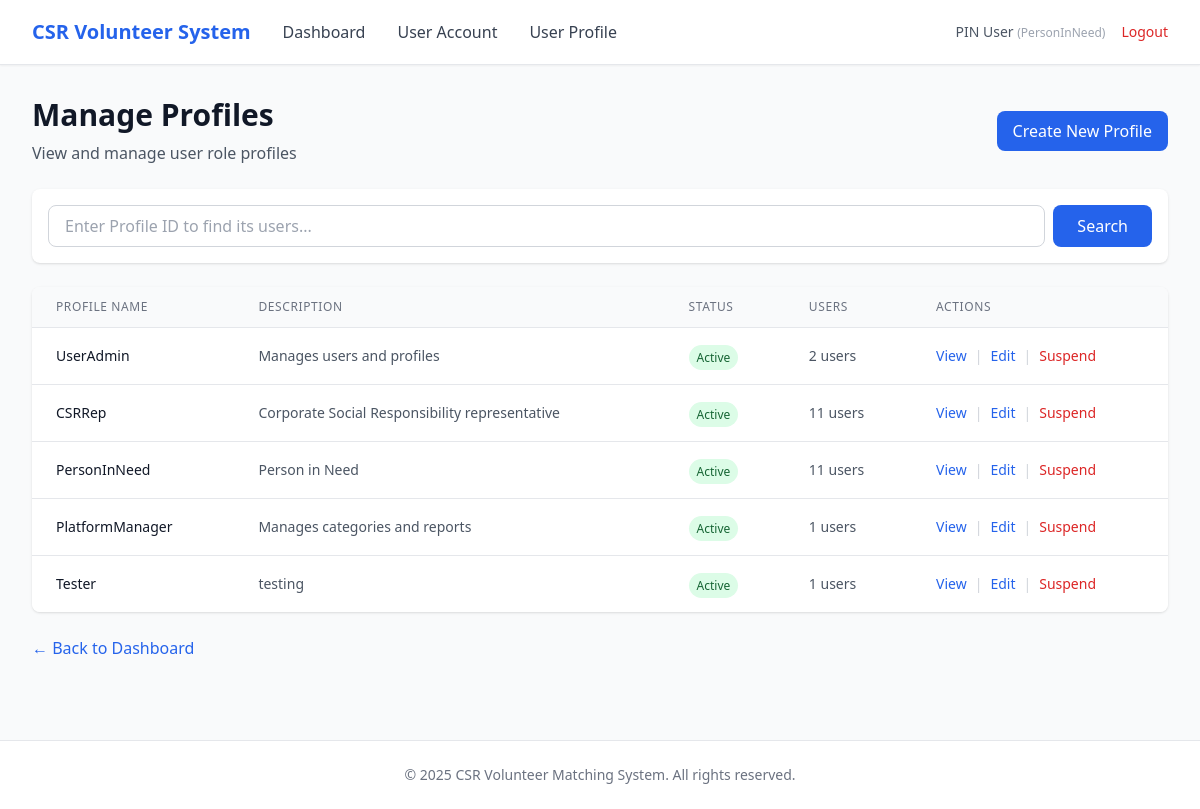
The app's page /admin/profiles (signed in) with its own data.
### app/entity/user_account.py (models this page shows, shortened)
class UserAccount(UserMixin, db.Model):
    __tablename__ = "user_accounts"
    userID = db.Column(db.Integer, primary_key=True, autoincrement=True)  # explicit auto increment
    name = db.Column(db.String(100), nullable=False)
    email = db.Column(db.String(120), nullable=False, unique=True, index=True)
    _password = db.Column("password", db.String(255), nullable=False)
    age = db.Column(db.Integer)
    phoneNumber = db.Column(db.String(20))
    isActive = db.Column(db.Boolean, default=True)
    profileID = db.Column(db.Integer, db.ForeignKey("user_profiles.profileID"), nullable=False)
    profile = db.relationship("UserProfile", back_populates="users", lazy=True)
    @property
    def password(self):
        raise AttributeError("Password is write-only.")
    @password.setter
    def password(self, raw):
        self._password = generate_password_hash(raw)

### app/entity/user_profile.py (models this page shows)
class UserProfile(db.Model):
    __tablename__ = "user_profiles"
    profileID   = db.Column(db.Integer, primary_key=True, autoincrement=True)  # explicit auto increment
    profileName = db.Column(db.String(50), nullable=False, unique=True)
    description = db.Column(db.String(255))
    isActive    = db.Column(db.Boolean, default=True)
    users = db.relationship("UserAccount", back_populates="profile", lazy=True)

### app/boundary/routes.py (the view)
@boundary_bp.route("/admin/profiles")
@login_required
def admin_profiles():
    page = request.args.get("page", 1, type=int)
    per_page = 10
    from app.entity.user_profile import UserProfile
    pagination = UserProfile.query.paginate(page=page, per_page=per_page, error_out=False)
    return render_template(
        "admin/profiles.html",
        profiles=pagination.items,
        pagination=pagination
    )

### app/entity/user_account.py (called while the page is built)
@login_manager.user_loader
def load_user(user_id):
    return UserAccount.query.get(int(user_id))

### app/templates/admin/profiles.html (shortened to what this page needs)
{% extends "base.html" %}
{% block nav_links %}
<a href="{{ url_for('boundary.admin_dashboard') }}" class="text-gray-700 hover:text-primary">Dashboard</a>
<a href="{{ url_for('boundary.admin_users') }}" class="text-gray-700 hover:text-primary">User Account</a>
<a href="{{ url_for('boundary.admin_profiles') }}" class="text-gray-700 hover:text-primary">User Profile</a>
{% endblock %}
{% block content %}
<div class="mb-6 flex justify-between items-center">
    <div>
        <h1 class="text-3xl font-bold text-gray-900">Manage Profiles</h1>
        <p class="text-gray-600 mt-2">View and manage user role profiles</p>
    </div>
    <a href="{{ url_for('boundary.admin_create_profile') }}"
       class="px-4 py-2 bg-primary text-white rounded-lg hover:bg-blue-700 transition">
        Create New Profile
    </a>
</div>
<div class="bg-white rounded-lg shadow mb-6 p-4">
    <form method="GET" action="{{ url_for('boundary.admin_search_users_by_profile') }}" class="flex gap-2">
        <input type="number"
               name="profile_id"
               min="1"
               placeholder="Enter Profile ID to find its users..."
               class="flex-1 px-4 py-2 border border-gray-300 rounded-lg focus:ring-2 focus:ring-primary focus:border-transparent">
        <button type="submit"
                class="px-6 py-2 bg-primary text-white rounded-lg hover:bg-blue-700 transition">
            Search
        </button>
    </form>
</div>
<div class="bg-white rounded-lg shadow overflow-hidden">
    <table class="min-w-full divide-y divide-gray-200">
        <thead class="bg-gray-50">
            <tr>
                <th class="px-6 py-3 text-left text-xs font-medium text-gray-500 uppercase tracking-wider">Profile Name</th>
                <th class="px-6 py-3 text-left text-xs font-medium text-gray-500 uppercase tracking-wider">Description</th>
                <th class="px-6 py-3 text-left text-xs font-medium text-gray-500 uppercase tracking-wider">Status</th>
                <th class="px-6 py-3 text-left text-xs font-medium text-gray-500 uppercase tracking-wider">Users</th>
                <th class="px-6 py-3 text-left text-xs font-medium text-gray-500 uppercase tracking-wider">Actions</th>
            </tr>
        </thead>
        <tbody class="bg-white divide-y divide-gray-200">
            {% for profile in profiles %}
            <tr>
                <td class="px-6 py-4 whitespace-nowrap text-sm font-medium text-gray-900">
                    {{ profile.profileName }}
                </td>
                <td class="px-6 py-4 text-sm text-gray-600">
                    {{ profile.description or 'No description' }}
                </td>
                <td class="px-6 py-4 whitespace-nowrap">
                    {% if profile.isActive %}
                    <span class="px-2 py-1 text-xs font-medium rounded-full bg-green-100 text-green-800">Active</span>
                    {% else %}
                    <span class="px-2 py-1 text-xs font-medium rounded-full bg-red-100 text-red-800">Inactive</span>
                    {% endif %}
                </td>
                <td class="px-6 py-4 whitespace-nowrap text-sm text-gray-600">
                    {{ profile.users|length }} users
                </td>
                <td class="px-6 py-4 whitespace-nowrap text-sm">
                    <div class="flex gap-2 items-center">
                        <a href="{{ url_for('boundary.admin_view_profile', profile_id=profile.profileID) }}"
                           class="text-blue-600 hover:text-blue-800">View</a>
                        <span class="text-gray-300">|</span>
                        <a href="{{ url_for('boundary.admin_edit_profile', profile_id=profile.profileID) }}"
                           class="text-blue-600 hover:text-blue-800">Edit</a>
                        <span class="text-gray-300">|</span>
                        {% if profile.isActive %}
                        <a href="{{ url_for('boundary.admin_suspend_profile', profile_id=profile.profileID) }}"
                           class="text-red-600 hover:text-red-800">Suspend</a>
                        {% else %}
                        <a href="{{ url_for('boundary.admin_activate_profile', profile_id=profile.profileID) }}"
                           class="text-green-600 hover:text-green-800">Activate</a>
                        {% endif %}
                    </div>
                </td>
            </tr>
            {% endfor %}
        </tbody>
    </table>
</div>
<div class="mt-6">
    <a href="{{ url_for('boundary.admin_dashboard') }}"
       class="text-primary hover:text-blue-700">
        ← Back to Dashboard
    </a>
</div>
{% endblock %}

### app/templates/base.html (shortened to what this page needs)
<!DOCTYPE html>
<html lang="en">
<head>
    <script src="https://cdn.tailwindcss.com"></script>
</head>
<body class="bg-gray-50 min-h-screen">
    {% if current_user.is_authenticated %}
    <nav class="bg-white shadow-sm border-b border-gray-200">
        <div class="max-w-7xl mx-auto px-4 sm:px-6 lg:px-8">
            <div class="flex justify-between items-center h-16">
                <div class="flex items-center gap-8">
                    <a href="{{ url_for('boundary.login') }}" class="text-xl font-bold text-primary">
                        CSR Volunteer System
                    </a>
                    {% block nav_links %}{% endblock %}
                </div>
                <div class="flex items-center gap-4">
                    <span class="text-sm text-gray-600">
                        {{ current_user.name }}
                        <span class="text-xs text-gray-400">({{ current_user.profile.profileName }})</span>
                    </span>
                    <a href="{{ url_for('boundary.logout') }}" class="text-sm text-red-600 hover:text-red-700">
                        Logout
                    </a>
                </div>
            </div>
        </div>
    </nav>
    {% endif %}
    <main class="max-w-7xl mx-auto px-4 sm:px-6 lg:px-8 py-8">
        {% block content %}{% endblock %}
    </main>
    <footer class="bg-white border-t border-gray-200 mt-12">
        <div class="max-w-7xl mx-auto px-4 sm:px-6 lg:px-8 py-6">
            <p class="text-center text-sm text-gray-500">
                &copy; 2025 CSR Volunteer Matching System. All rights reserved.
            </p>
        </div>
    </footer>
</body>
</html>

### records on screen
UserAccount: name "PIN User"
UserProfile: profile.profileName "PersonInNeed", profileName "PersonInNeed", description "Person in Need", isActive "Active", users|length "11"
UserProfile: profileName "UserAdmin", description "Manages users and profiles", isActive "Active", users|length "2"
UserProfile: profileName "CSRRep", description "Corporate Social Responsibility representative", isActive "Active", users|length "11"
UserProfile: profileName "PlatformManager", description "Manages categories and reports", isActive "Active", users|length "1"
UserProfile: profileName "Tester", description "testing", isActive "Active", users|length "1"
